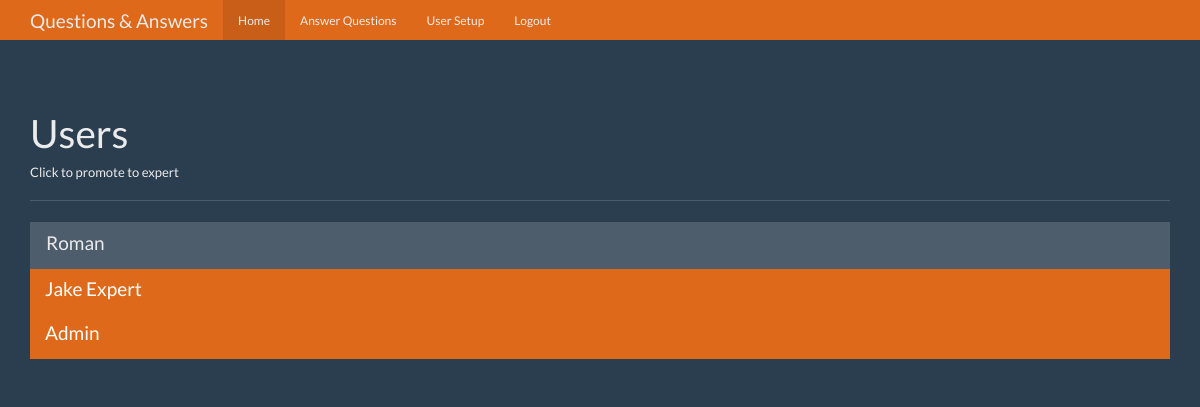
/users (signed in), run on the app's committed database.
### tables this page shows
CREATE TABLE users (
    id integer primary key autoincrement,
    name text not null,
    password text not null,
    is_expert boolean not null,
    is_admin boolean not null
);

### app.py (the view)
@app.route('/users')
def users():
    user = get_current_user()
    db = get_db()
    users = db.execute(
        'select id, name, is_expert, is_admin from users').fetchall()
    return render_template('users.html', user=user, users=users)

### app.py (called while the page is built)
def get_current_user():
    user_result = None
    if 'user' in session:
        user = session['user']
        db = get_db()
        user_result = db.execute(
            'select id, name, is_expert, is_admin from users where name = ?', [user]).fetchone()
    return user_result

### database.py (called while the page is built)
def connect_db():
    sql = sqlite3.connect('questions.db')
    sql.row_factory = sqlite3.Row
    return sql

def get_db():
    if not hasattr(g, 'sqlite_db'):
        g.sqlite_db = connect_db()
    return g.sqlite_db

### templates/users.html (shortened to what this page needs)
<!DOCTYPE html>
<html lang="en">
<head>
  <link href="{{ url_for('static', filename='bootstrap.min.css') }}" rel="stylesheet">
  <link href="{{ url_for('static', filename='theme.css') }}" rel="stylesheet">
</head>
<body>
  <nav class="navbar navbar-inverse navbar-fixed-top">
    <div class="container">
      <div class="navbar-header">
        <a class="navbar-brand" href="#">Questions & Answers</a>
      </div>
      <div id="navbar" class="navbar-collapse collapse">
        <ul class="nav navbar-nav">
          <li class="active"><a href="{{ url_for('index') }}">Home</a></li>
          {% if user and user['is_expert'] == True %}
          <li><a href="{{ url_for('unanswered') }}">Answer Questions</a></li>
          {% endif %}
          {% if user and user['is_admin'] == True %}
          <li><a href="{{ url_for('users') }}">User Setup</a></li>
          {% endif %}
          {% if user %}
          <li><a href="{{ url_for('logout') }}">Logout</a></li>
          {% endif %}
        </ul>
      </div>
    </div>
  </nav>
  <div class="container theme-showcase" role="main">
    <div class="page-header">
      <h1>Users</h1>
      <h6>Click to promote to expert</h6>
    </div>
    <div class="row">
      <div class="col-lg-12">
        <div class="list-group">
          {% for user in users %}
          <a href="{{ url_for('promote', user_id=user.id) }}" class="list-group-item {% if user.is_expert == True %} active {% endif %}">
            <h4 class="list-group-item-heading">{{ user.name }}</h4>
          </a>
          {% endfor %}
        </div>
      </div>
    </div>
  </div>
</body>
</html>

### static/theme.css (style rules this page uses)
body { padding-top: 70px; padding-bottom: 30px; }

### data on the page
users: name "Roman"
users: name "Jake Expert"
users: name "Admin"
